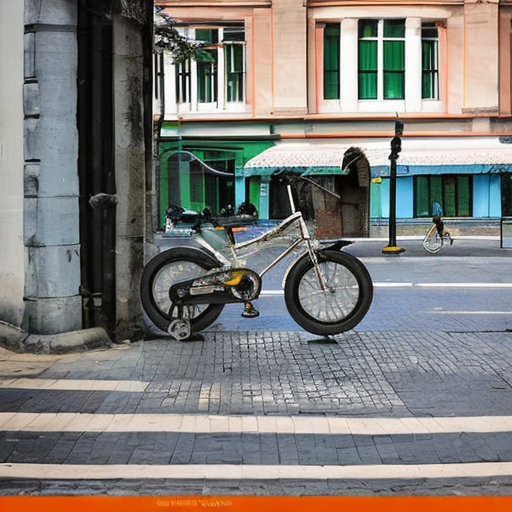
#> input picture data/video/Bicycle on a street/1.png, 512 x 512 px, found by its file name
$ python render.py --path '../data/video/Bicycle on a street/1.png'
#> lines starting #> are read from the running program, lines starting #| are printed output that depends on the picture
import argparse
import glob

from PIL import Image
from tqdm import tqdm


def make_gif(path):
    # Set the output video file name
#> called with path = '../data/video/Bicycle on a street/1.png'
    output_gif_file = f'{path}/output.gif'
    photo_files = []
    photo_files.append(path + '/' + '1.png')
    photo_files.append(path + '/' + '2.png')
    photo_files.append(path + '/' + '3.png')
    photo_files.append(path + '/' + '4.png')
    photo_files.append(path + '/' + '5.png')
    photo_files.append(path + '/' + '6.png')
    photo_files.append(path + '/' + '7.png')
    photo_files.append(path + '/' + '8.png')
    photo_files.append(path + '/' + '9.png')

    frames = [Image.open(fn) for fn in photo_files]
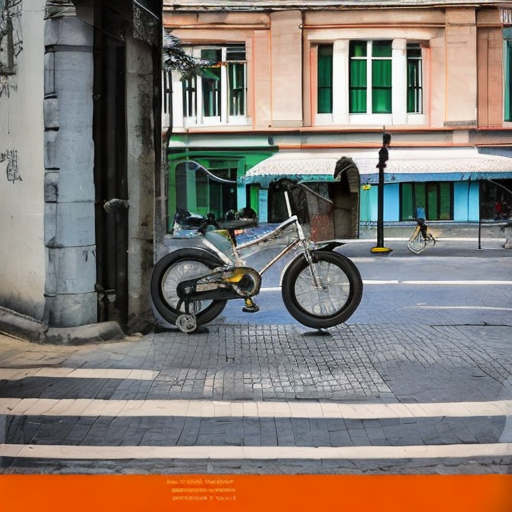
#> input picture data/video/Bicycle on a street/2.png, 512 x 512 px, found by its file name
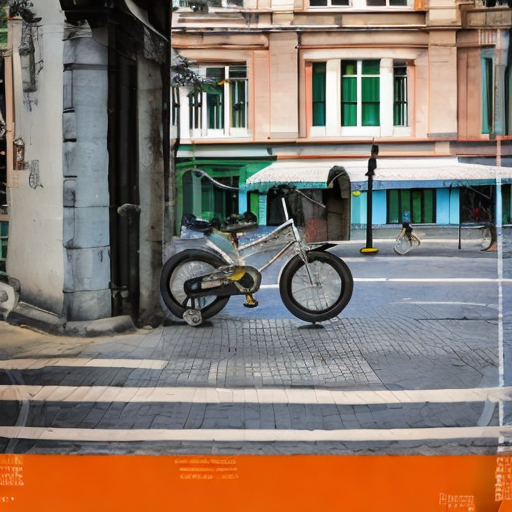
#> input picture data/video/Bicycle on a street/3.png, 512 x 512 px, found by its file name
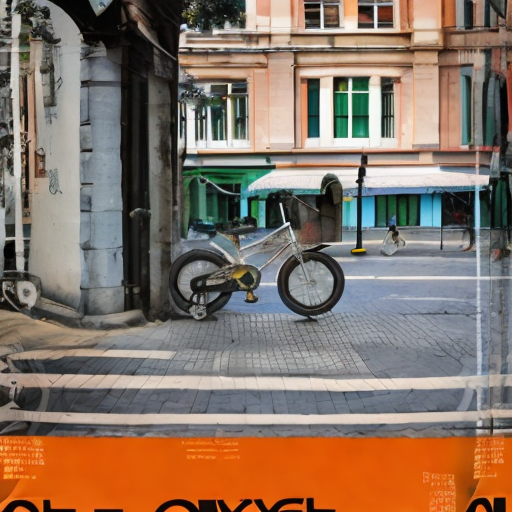
#> input picture data/video/Bicycle on a street/4.png, 512 x 512 px, found by its file name
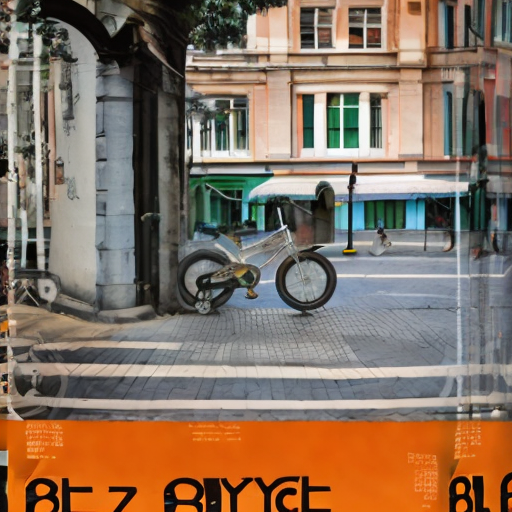
#> input picture data/video/Bicycle on a street/5.png, 512 x 512 px, found by its file name
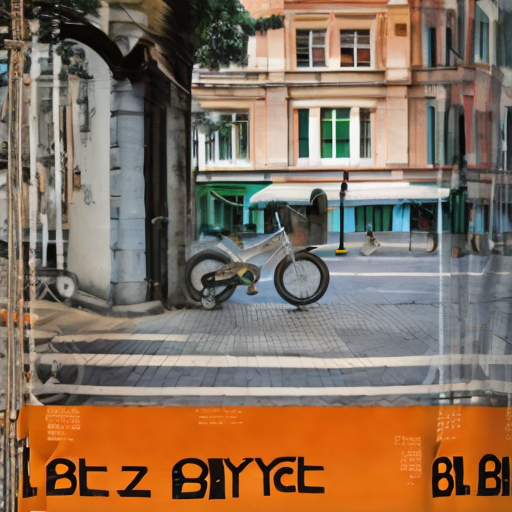
#> input picture data/video/Bicycle on a street/6.png, 512 x 512 px, found by its file name

    frame_one = frames[0]
    frame_one.save(output_gif_file, format="GIF", append_images=frames,
               save_all=True, duration=50)

if __name__ == "__main__":
    parser = argparse.ArgumentParser()
    parser.add_argument("--path", type=str, required=True)

    args = parser.parse_args()

#> (the run stopped early here; a loop or call above may not have finished)
